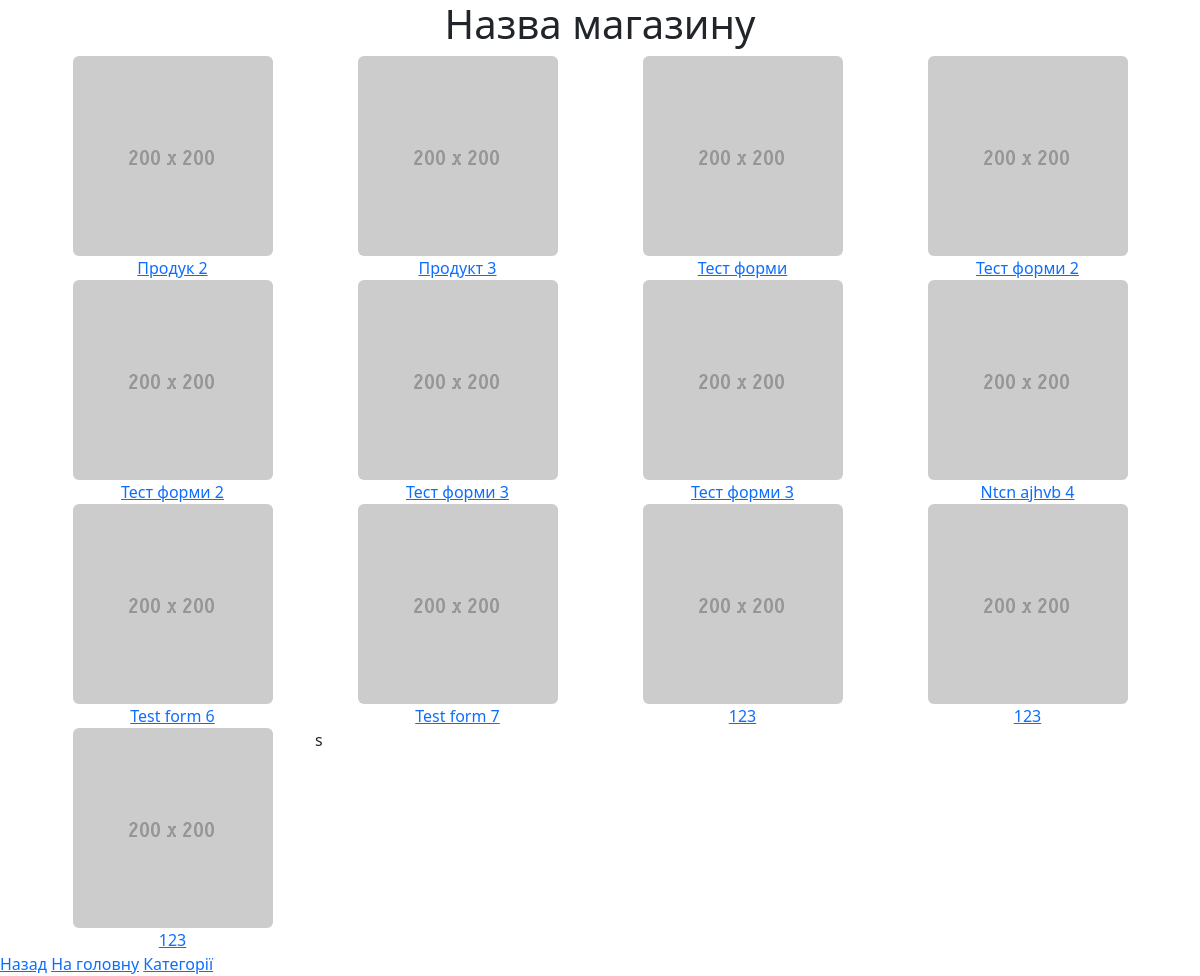
Page /shop/ on the earlier database version.
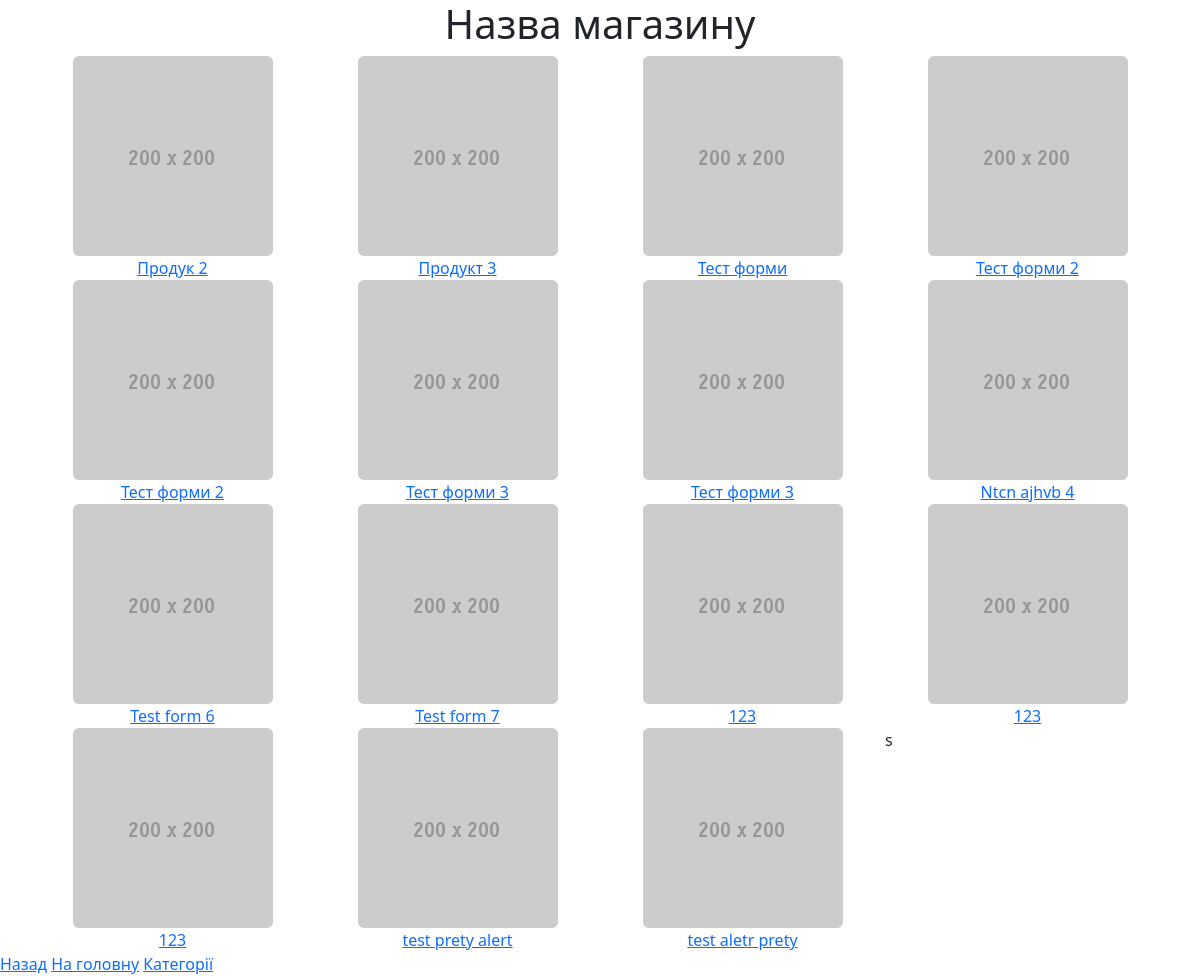
Same page on the later database version.
### Shop/models.py (models this page shows, shortened)
class Goods(models.Model):
    choices_list = [
        ('laptop', 'laptop'),
        ('desktop', 'desktop'),
    ]
    title = models.CharField(max_length=20, help_text='Enter name')
    price = models.IntegerField(default=0)
    update = models.DateTimeField(auto_now=True)
    create = models.DateTimeField(auto_now_add=True)
    description = models.TextField(help_text='Enter description')
    topic = models.TextField(choices=choices_list)
    def get_absolut_url(self):
        return f'/shop/detail/{self.id}'

### Shop/views.py (the view)
# urls.py: path('', shop_list, name='shop_list'),
def shop_list(request):
    a = Goods.objects.all()
    context = {
        'title': 'Shop List',
        'object': a
    }
    return render(request, 'shop list.html', context)

### template/shop list.html
{% extends 'base.html' %}
{% block content %}
<main>
    <div class="container text-center">
        <div class="row row-cols-4">
            {% for i in object %}
                <div class="col">
                    <a class="title-goods" href="{{ i.get_absolut_url }}"><img class="rounded mx-auto d-block" src="imeges/200x200.png" alt="картинка товару">{{ i.title }}</a>
                </div>
            {% endfor %}s
        </div>
    </div>
</main>
{% endblock content %}

Differences in the rows shown:
added Goods: title "test prety alert"
added Goods: title "test aletr prety"
